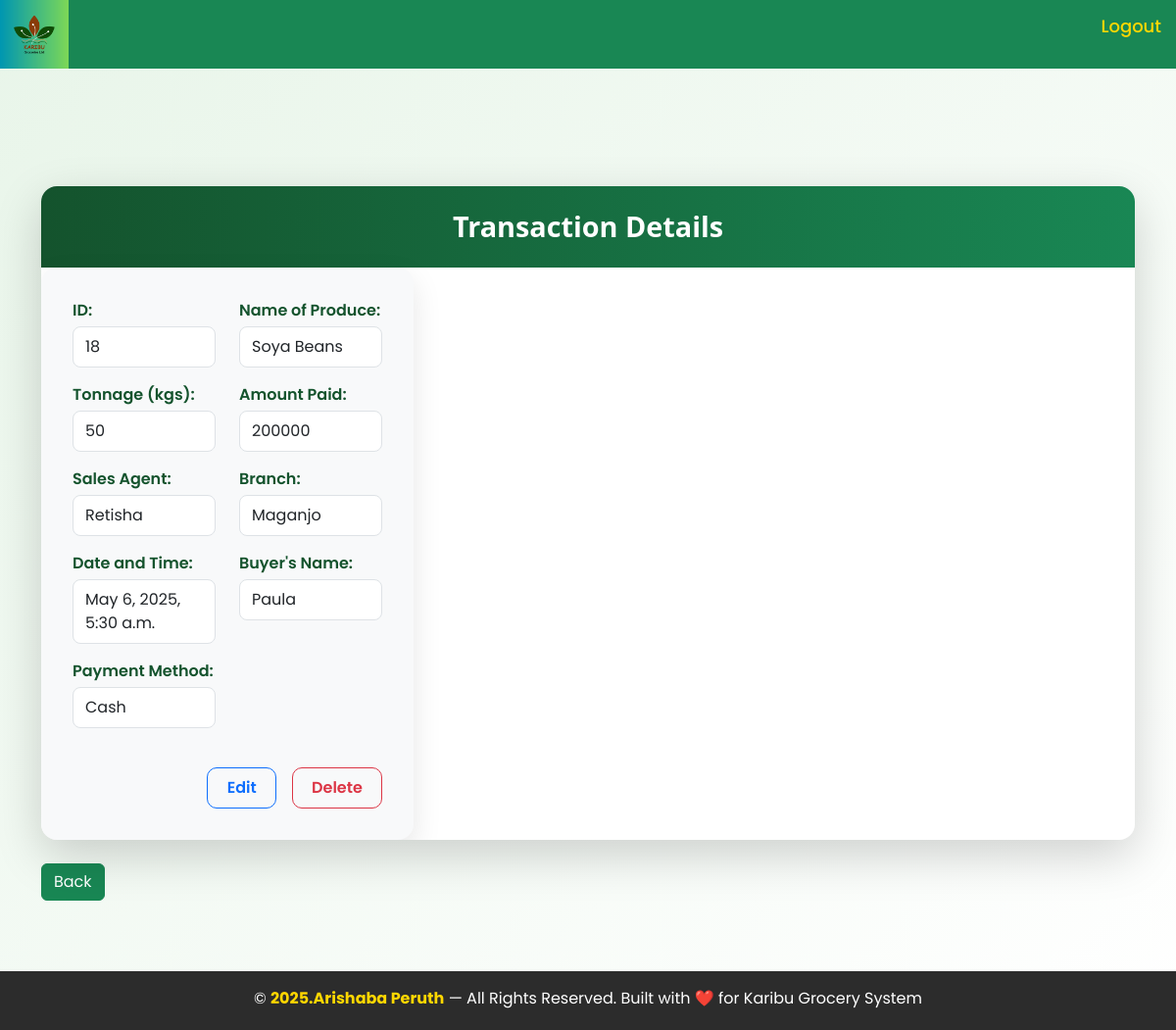
/view/18 (signed in), run on the app's committed database.
### homeapp/models.py (models this page shows, shortened)
class Sale(models.Model):
    Name_of_produce = models.ForeignKey(Stock, blank=True, null=True, on_delete=models.CASCADE)
    item_name = models.CharField(blank=True, null=True)
    Tonnage_in_kgs = models.IntegerField(blank=False)
    Amount_paid = models.IntegerField(default=0,blank=False)
    Branch = models.ForeignKey(Branch, blank=True, null=True, on_delete=models.CASCADE)
    Sales_agent_name = models.CharField(blank=False)
    Date_time = models.DateTimeField(auto_now_add=True)
    Name_of_buyer = models.CharField(blank=True)
    method_of_payment = models.CharField(choices=[("Cash", "Cash"), ("Credit", "Credit")],blank=True, null=True)

class Stock(models.Model):
    Name_of_produce = models.CharField(max_length=100, null=True)
    Produce_type = models.CharField(choices=[("Internal","Internal"), ("External","External")] ,blank=True, null=True)
    Date = models.DateField(auto_now_add=True)
    Tonnage_in_kgs = models.IntegerField(blank=False, default=0)
    total_quantity = models.IntegerField(default=0,blank=True, null=True)
    Cost = models.IntegerField(blank=False, default=0)
    Unit_price = models.IntegerField(blank=True, null=True)
    Dealer_name = models.CharField(blank=False, default=0)
    Branch = models.ForeignKey(Branch,blank=True, null=True, on_delete=models.CASCADE)
    Contact = models.IntegerField(default=0, blank=False)
    received_quantity = models.IntegerField(default=0,blank=True,null=True)
    def __str__(self):
        return self.Name_of_produce

class Branch(models.Model):
    branch_name = models.CharField(max_length=255, null=True)
    def __str__(self):
        return self.branch_name

### homeapp/views.py (the view)
# urls.py: path('view/<int:pk>', views.viewpage, name='view'),
@login_required
def viewpage(request, pk):
    database_id = pk
    tx = Sale.objects.get(pk=database_id)
    context = {
        "details": tx
    }
    return render(request, 'homeapp/view.html', context)

### homeapp/templates/homeapp/view.html (shortened to what this page needs)
{% extends 'homeapp/base.html' %}
{% load static %}
{% block content %}
<link rel="stylesheet" href="{% static 'view.css' %}">
<br><br><br>
<main class="container my-5">
    <div class="card shadow-lg border-0">
        <div class="card-header bg-dark text-white text-center">
            <h1 class="mb-0">Transaction Details</h1>
        </div>
        <div class="card-body bg-light">
            <div class="row">
                <div class="col-md-6">
                    <strong>ID:</strong>
                    <p>{{ details.id }}</p>
                </div>
                <div class="col-md-6">
                    <strong>Name of Produce:</strong>
                    <p>{{ details.Name_of_produce }}</p>
                </div>
                <div class="col-md-6">
                    <strong>Tonnage (kgs):</strong>
                    <p>{{ details.Tonnage_in_kgs }}</p>
                </div>
                <div class="col-md-6">
                    <strong>Amount Paid:</strong>
                    <p>{{ details.Amount_paid }}</p>
                </div>
                <div class="col-md-6">
                    <strong>Sales Agent:</strong>
                    <p>{{ details.Sales_agent_name }}</p>
                </div>
                <div class="col-md-6">
                    <strong>Branch:</strong>
                    <p>{{ details.Branch }}</p>
                </div>
                <div class="col-md-6">
                    <strong>Date and Time:</strong>
                    <p>{{ details.Date_time }}</p>
                </div>
                <div class="col-md-6">
                    <strong>Buyer's Name:</strong>
                    <p>{{ details.Name_of_buyer }}</p>
                </div>
                <div class="col-md-6">
                    <strong>Payment Method:</strong>
                    <p>{{ details.method_of_payment }}</p>
                </div>
            </div>
            <div class="d-flex justify-content-end mt-4 gap-3">
                <a href="/edit/{{ details.id }}" class="btn btn-outline-primary">Edit</a>
                <a href="/delete/{{ details.id }}" class="btn btn-outline-danger">Delete</a>
            </div>
        </div>
    </div>
    <br><div>
        {% if user.is_manager or user.is_manager_2 %}
        <a href="{% url 'allsales' %}"><button class="btn btn-success">Back</button></a>
        {% endif %}
    </div>
</main>
{% endblock %}

### homeapp/static/base.css (style rules this page uses)
* { margin: 0; padding: 0; box-sizing: border-box; font-family: 'Poppins', sans-serif; }
body { padding-top: 70px; }

### homeapp/static/login.css (style rules this page uses)
.card-body { background-color: rgba(255, 255, 255, 0.9); border-radius: 16px; padding: 40px 30px; max-width: 380px; width: 100%; box-shadow: 0 12px 30px rgba(0, 0, 0, 0.1); backdrop-filter: blur(4px); }

### homeapp/static/dashboard1.css (style rules this page uses)
*, *::before, *::after { margin: 0; padding: 0; box-sizing: border-box; }
html { height: 100%; }
body { min-height: 100vh; display: flex; flex-direction: column; background-color: #f5f6fa; }

### homeapp/static/view.css (style rules this page uses)
.card { border-radius: 16px; overflow: hidden; transition: all 0.3s ease-in-out; border: 1px solid #dee2e6; }
.card-header { background: linear-gradient(to right, #14532d, #198754); color: white; padding: 1.5rem 1rem; border-bottom: none; }
.card-header h1 { font-size: 1.8rem; font-weight: 700; margin-bottom: 0; font-family: 'Segoe UI', Tahoma, Geneva, Verdana, sans-serif; }
.card-body { background-color: #f8f9fa; padding: 2rem; }
.card-body strong { color: #14532d; font-size: 1rem; font-weight: 600; display: inline-block; margin-bottom: 4px; }
.card-body p { font-size: 1rem; color: #212529; margin-bottom: 1rem; padding: 8px 12px; background-color: #fff; border: 1px solid #dee2e6; border-radius: 8px; }
.btn-outline-primary, .btn-outline-danger { border-radius: 10px; font-weight: 600; padding: 0.5rem 1.2rem; font-size: 1rem; transition: background-color 0.3s ease; }

### data on the page
Sale: id "18", Name_of_produce "Soya Beans", Tonnage_in_kgs "50", Amount_paid "200000", Sales_agent_name "Retisha", Branch "Maganjo", Date_time "May 6, 2025, 5:30 a.m.", Name_of_buyer "Paula", method_of_payment "Cash"
